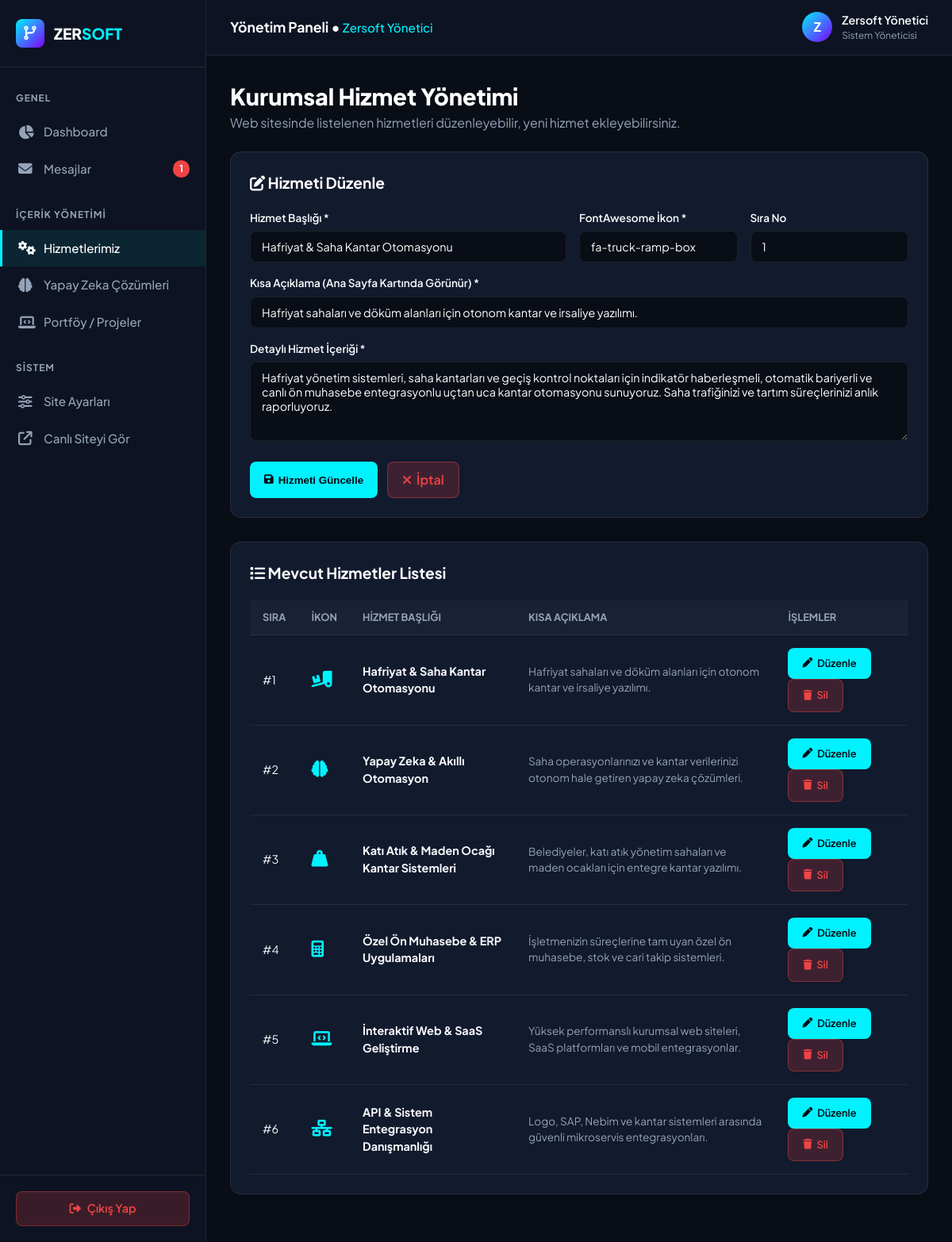
Page /admin/services.php?edit=1 (signed in) on the committed database.
### tables this page shows
CREATE TABLE IF NOT EXISTS `services` (
  `id` INT AUTO_INCREMENT PRIMARY KEY,
  `title` VARCHAR(150) NOT NULL,
  `slug` VARCHAR(150) NOT NULL UNIQUE,
  `short_description` VARCHAR(255) NOT NULL,
  `content` TEXT NOT NULL,
  `icon` VARCHAR(50) NOT NULL DEFAULT 'fa-code',
  `sort_order` INT DEFAULT 0,
  `created_at` DATETIME DEFAULT CURRENT_TIMESTAMP
);

### includes/functions.php (called while the page is built, shortened)
<?php
require_once __DIR__ . '/../config/database.php';
function sanitize($data) {
    return htmlspecialchars(trim((string)$data), ENT_QUOTES, 'UTF-8');
}
function generateCSRFToken() {
    return $_SESSION['csrf_token'];
}
function getServices($limit = null) {
    global $db;
    try {
        $sql = "SELECT * FROM services ORDER BY sort_order ASC, id ASC";
        $stmt = $db->query($sql);
        return $stmt->fetchAll();
    } catch (Exception $e) {
        return [];
    }
}

### admin/services.php (the view, shortened to what this page needs)
<?php
require_once __DIR__ . '/header.php';
global $db;
$editItem = null;
if (isset($_GET['edit'])) {
    $editId = (int)$_GET['edit'];
    $stmt = $db->prepare("SELECT * FROM services WHERE id = :id LIMIT 1");
    $stmt->execute([':id' => $editId]);
    $editItem = $stmt->fetch();
}
$services = getServices();
?>
<div style="margin-bottom: 24px; display: flex; align-items: center; justify-content: space-between;">
  <div>
    <h1 style="font-size: 1.8rem; font-weight: 800; color: #fff;">Kurumsal Hizmet Yönetimi</h1>
    <p style="color: var(--admin-text-muted);">Web sitesinde listelenen hizmetleri düzenleyebilir, yeni hizmet ekleyebilirsiniz.</p>
  </div>
</div>
<div class="card-panel">
  <div class="panel-title" style="margin-bottom: 20px;">
    <i class="fa-solid fa-pen-to-square text-gradient"></i> <?php echo $editItem ? 'Hizmeti Düzenle' : 'Yeni Hizmet Ekle'; ?>
  </div>
  <form action="services.php" method="POST">
    <div style="display: grid; grid-template-columns: 2fr 1fr 1fr; gap: 16px; margin-bottom: 16px;">
      <div>
        <label style="display: block; font-size: 0.85rem; font-weight: 600; margin-bottom: 6px;">Hizmet Başlığı *</label>
        <input type="text" name="title" class="form-control" style="background: #090d16; color: #ffffff;" value="<?php echo sanitize($editItem['title'] ?? ''); ?>" placeholder="Örn: Yapay Zeka & Otomasyon" required>
      </div>
      <div>
        <label style="display: block; font-size: 0.85rem; font-weight: 600; margin-bottom: 6px;">FontAwesome İkon *</label>
        <input type="text" name="icon" class="form-control" style="background: #090d16; color: #ffffff;" value="<?php echo sanitize($editItem['icon'] ?? 'fa-code'); ?>" placeholder="fa-brain" required>
      </div>
      <div>
        <label style="display: block; font-size: 0.85rem; font-weight: 600; margin-bottom: 6px;">Sıra No</label>
        <input type="number" name="sort_order" class="form-control" style="background: #090d16; color: #ffffff;" value="<?php echo sanitize($editItem['sort_order'] ?? 0); ?>">
      </div>
    </div>
    <div style="margin-bottom: 16px;">
      <label style="display: block; font-size: 0.85rem; font-weight: 600; margin-bottom: 6px;">Kısa Açıklama (Ana Sayfa Kartında Görünür) *</label>
      <input type="text" name="short_description" class="form-control" style="background: #090d16; color: #ffffff;" value="<?php echo sanitize($editItem['short_description'] ?? ''); ?>" placeholder="İş süreçlerinizi otonom hale getiren çözümler..." required>
    </div>
    <div style="margin-bottom: 20px;">
      <label style="display: block; font-size: 0.85rem; font-weight: 600; margin-bottom: 6px;">Detaylı Hizmet İçeriği *</label>
      <textarea name="content" class="form-control" style="background: #090d16; min-height: 100px;" required><?php echo sanitize($editItem['content'] ?? ''); ?></textarea>
    </div>
    <div style="display: flex; gap: 12px;">
      <button type="submit" class="btn-admin-primary">
        <i class="fa-solid fa-floppy-disk"></i> <?php echo $editItem ? 'Hizmeti Güncelle' : 'Kaydet'; ?>
      </button>
      <?php if ($editItem): ?>
        <a href="services.php" class="btn-admin-primary btn-danger"><i class="fa-solid fa-xmark"></i> İptal</a>
      <?php endif; ?>
    </div>
  </form>
</div>
<div class="card-panel">
  <div class="panel-title" style="margin-bottom: 20px;">
    <i class="fa-solid fa-list text-gradient"></i> Mevcut Hizmetler Listesi
  </div>
  <table class="admin-table">
    <thead>
      <tr>
        <th>Sıra</th>
        <th>İkon</th>
        <th>Hizmet Başlığı</th>
        <th>Kısa Açıklama</th>
        <th>İşlemler</th>
      </tr>
    </thead>
    <tbody>
      <?php foreach ($services as $service): ?>
        <tr>
          <td>#<?php echo $service['sort_order']; ?></td>
          <td><i class="fa-solid <?php echo sanitize($service['icon']); ?>" style="font-size: 1.3rem; color: var(--admin-accent);"></i></td>
          <td><strong><?php echo sanitize($service['title']); ?></strong></td>
          <td style="color: var(--admin-text-muted); font-size: 0.85rem;"><?php echo sanitize($service['short_description']); ?></td>
          <td>
            <a href="services.php?edit=<?php echo $service['id']; ?>" class="btn-admin-primary btn-sm"><i class="fa-solid fa-pen"></i> Düzenle</a>
            <a href="services.php?action=delete&id=<?php echo $service['id']; ?>&csrf=<?php echo generateCSRFToken(); ?>" onclick="return confirm('Bu hizmeti silmek istediğinizden emin misiniz?');" class="btn-admin-primary btn-sm btn-danger"><i class="fa-solid fa-trash"></i> Sil</a>
          </td>
        </tr>
      <?php endforeach; ?>
    </tbody>
  </table>
</div>
</main>
</body>
</html>

### assets/css/admin.css (style rules this page uses)
:root { --admin-bg: #090d16; --admin-sidebar-bg: #0d1322; --admin-card-bg: #121a2d; --admin-border: rgba(255, 255, 255, 0.08); --admin-accent: #00f2fe; --admin-purple: #7f00ff; --admin-text: #f8fafc; --admin-text-muted: #94a3b8; --admin-danger: #ef4444; --admin-success: #10b981; --admin-warning: #f59e0b; }
*, *::before, *::after { box-sizing: border-box; margin: 0; padding: 0; }
body { background-color: var(--admin-bg); color: var(--admin-text); font-family: 'Plus Jakarta Sans', sans-serif; line-height: 1.5; display: flex; min-height: 100vh; }
a { color: inherit; text-decoration: none; }
.card-panel { background: var(--admin-card-bg); border: 1px solid var(--admin-border); border-radius: 14px; padding: 24px; margin-bottom: 30px; }
.panel-title { font-size: 1.2rem; font-weight: 700; color: #fff; }
.admin-table { width: 100%; border-collapse: collapse; text-align: left; }
.admin-table th { padding: 12px 16px; background: rgba(255, 255, 255, 0.03); color: var(--admin-text-muted); font-size: 0.8rem; font-weight: 700; text-transform: uppercase; border-bottom: 1px solid var(--admin-border); }
.admin-table td { padding: 16px; border-bottom: 1px solid var(--admin-border); font-size: 0.9rem; vertical-align: middle; }
.btn-sm { padding: 6px 12px; font-size: 0.8rem; border-radius: 6px; }
.btn-admin-primary { background: var(--admin-accent); color: #040914; font-weight: 600; border: none; cursor: pointer; display: inline-flex; align-items: center; gap: 6px; padding: 10px 18px; border-radius: 8px; transition: all 0.2s; }
.btn-danger { background: rgba(239, 68, 68, 0.2); color: var(--admin-danger); border: 1px solid rgba(239, 68, 68, 0.4); }
.form-control, input[type="text"], input[type="email"], input[type="password"], input[type="number"], input[type="url"], select, textarea { width: 100%; padding: 10px 14px; background-color: #090d16 !important; color: #ffffff !important; border: 1px solid var(--admin-border); border-radius: 8px; font-family: inherit; font-size: 0.9rem; outline: none; transition: border-color 0.2s, box-shadow 0.2s; }
::placeholder { color: #64748b !important; opacity: 1; }

### rows in the picture
services: title "Hafriyat & Saha Kantar Otomasyonu", icon "fa-truck-ramp-box", sort_order "1", short_description "Hafriyat sahaları ve döküm alanları için otonom kantar ve irsaliye yazılımı.", content "Hafriyat yönetim sistemleri, saha kantarları ve geçiş kontrol noktaları için indikatör haberleşmeli, otomatik bariyerli ve canlı ön muhasebe entegrasyonlu uçtan uca kantar otomasyonu sunuyoruz. Saha trafiğinizi ve tartım süreçlerinizi anlık raporluyoruz."
services: sort_order "2", title "Yapay Zeka & Akıllı Otomasyon", short_description "Saha operasyonlarınızı ve kantar verilerinizi otonom hale getiren yapay zeka çözümleri."
services: sort_order "3", title "Katı Atık & Maden Ocağı Kantar Sistemleri", short_description "Belediyeler, katı atık yönetim sahaları ve maden ocakları için entegre kantar yazılımı."
services: sort_order "4", title "Özel Ön Muhasebe & ERP Uygulamaları", short_description "İşletmenizin süreçlerine tam uyan özel ön muhasebe, stok ve cari takip sistemleri."
services: sort_order "5", title "İnteraktif Web & SaaS Geliştirme", short_description "Yüksek performanslı kurumsal web siteleri, SaaS platformları ve mobil entegrasyonlar."
services: sort_order "6", title "API & Sistem Entegrasyon Danışmanlığı", short_description "Logo, SAP, Nebim ve kantar sistemleri arasında güvenli mikroservis entegrasyonları."

### other values in the picture
$unreadMessagesCount "1"
$_SESSION['admin_user_name'] "Zersoft Yönetici"
substr($_SESSION['admin_user_name'] ?? 'A', 0, 1) "Z"
